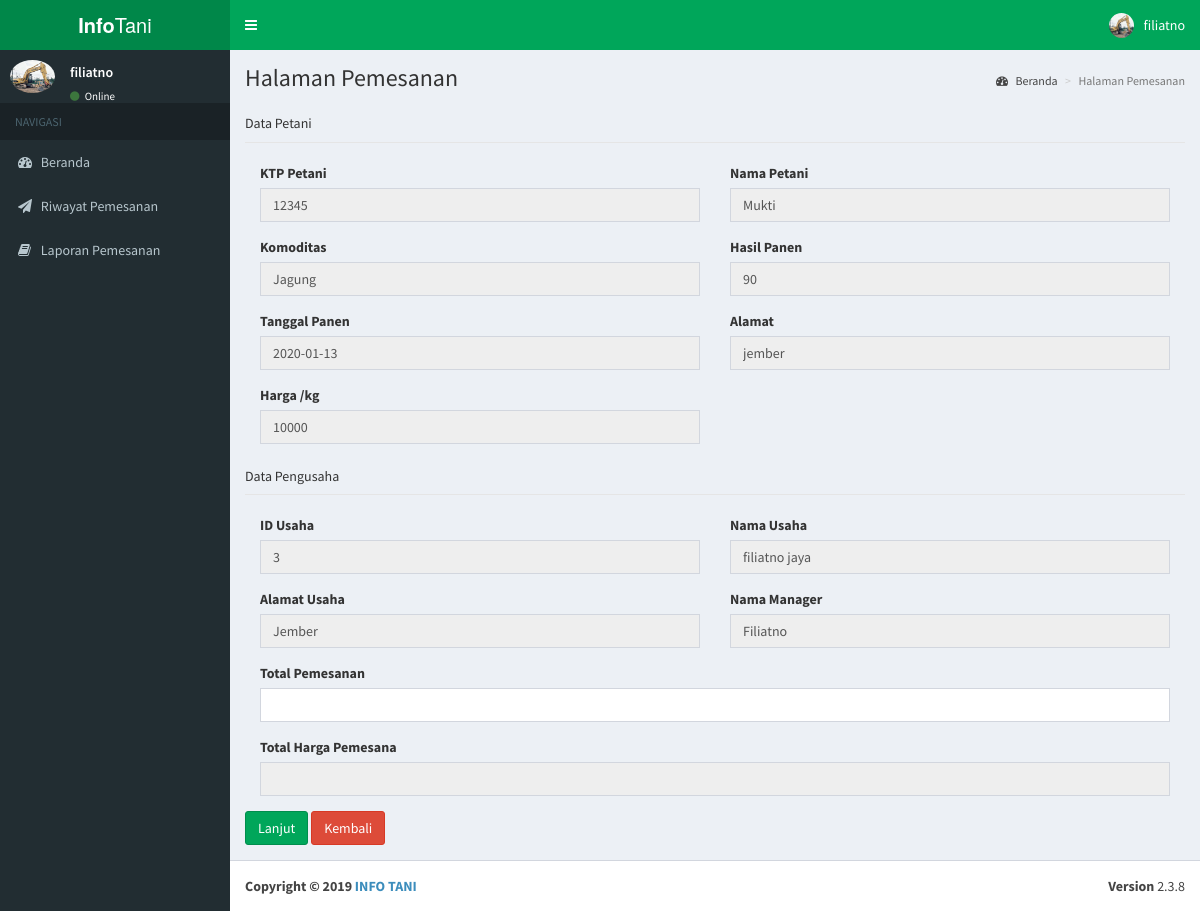
/Pages/pengusaha/pemesanan.php?id=4&tgl=2020-01-13 (signed in), run on the app's committed database.
### tables this page shows
CREATE TABLE `perusahaan` (
  `ID_PERUSAHAAN` int(11) NOT NULL,
  `USERNAME` varchar(20) NOT NULL,
  `PASSWORD` varchar(255) NOT NULL,
  `SIUP` varchar(18) NOT NULL,
  `LOGO` varchar(18) NOT NULL,
  `NAMA_PERUSAHAAN` varchar(30) NOT NULL,
  `EMAIL` varchar(40) NOT NULL,
  `ALAMAT_PERUSAHAAN` varchar(40) NOT NULL,
  `NO_TELP_PERUSAHAAN` varchar(16) NOT NULL,
  `NAMA_MANAGER` varchar(20) NOT NULL,
  `ID_LEVEL` int(11) NOT NULL
);

CREATE TABLE `panen` (
  `ID_PANEN` int(11) NOT NULL,
  `KTP` varchar(16) NOT NULL,
  `KOMODITAS` int(11) NOT NULL,
  `TGL_PANEN` date NOT NULL,
  `HASIL` int(11) NOT NULL,
  `HARGA` int(6) NOT NULL,
  `STATUS_PANEN` varchar(5) NOT NULL
);

CREATE TABLE `petani` (
  `KTP` varchar(16) NOT NULL,
  `ID_KECAMATAN` int(11) DEFAULT NULL,
  `ID_KOMODITAS` int(11) DEFAULT NULL,
  `ID_USER` int(11) DEFAULT NULL,
  `ID_STATUS` int(11) NOT NULL,
  `NAMA_PETANI` varchar(30) DEFAULT NULL,
  `ALAMAT_PETANI` varchar(30) DEFAULT NULL,
  `LUAS_SAWAH` float DEFAULT NULL,
  `ALAMAT_SAWAH` varchar(30) DEFAULT NULL,
  `TANAM` date DEFAULT NULL,
  `PANEN` date DEFAULT NULL,
  `NO_HP` varchar(15) DEFAULT NULL
);

CREATE TABLE `komoditas` (
  `ID_KOMODITAS` int(11) NOT NULL,
  `NAMA_KOMODITAS` varchar(20) DEFAULT NULL
);

### controller/session.php (called while the page is built, shortened)
<?php
include "./koneksi.php";
$pengusaha=$_SESSION['ID_PERUSAHAAN'];
$sql2 = "select * from PERUSAHAAN where ID_PERUSAHAAN='$pengusaha'" ;
$ses_sql2=mysqli_query($koneksi, $sql2);
$row2 = mysqli_fetch_assoc($ses_sql2);
$nama_pengguna =$row2['NAMA_PERUSAHAAN'];
$gambar2 = $row2['LOGO'];
$nama_manager = $row2['NAMA_MANAGER'];
$alamat_usaha = $row2['ALAMAT_PERUSAHAAN'];
?>

### Pages/Pengusaha/pemesanan.php (the view, shortened to what this page needs)
<!DOCTYPE html>
<html>
<?php
        include "../_partials/head.php";
?>
<body class="hold-transition skin-green sidebar-mini">
<div class="wrapper">
    <?php
        include "../_partials/headerusaha.php";
    ?>
  <aside class="main-sidebar">
    <?php
        include "../_partials/sidebarusaha.php";
    ?>
  </aside>
  <div class="content-wrapper">
    <section class="content-header">
      <h1>
        Halaman Pemesanan
      </h1>
      <ol class="breadcrumb">
        <li><a href="#"><i class="fa fa-dashboard"></i> Beranda</a></li>
        <li class="active">Halaman Pemesanan</li>
      </ol>
    </section>
    <section class="content">
      <div class="row">
        <div class="col-lg-12">
          <form action="../../controller/Pengusaha/Pemesanan.php" method="post">
          <?php
            if(isset($_GET['id'])) {
                $id = $_GET['id'];
                    $tgl = $_GET['tgl'];
                    $query_tampil = mysqli_query($koneksi, "SELECT * FROM panen
                    INNER JOIN petani on petani.KTP = panen.KTP
                    INNER JOIN komoditas on komoditas.ID_KOMODITAS = panen.KOMODITAS
                    INNER JOIN kecamatan on kecamatan.ID_KECAMATAN = petani.ID_KECAMATAN
                    where panen.ID_PANEN = '$id' and panen.TGL_PANEN = '$tgl'
                    and panen.HASIL !=0
                ") or die(mysqli_error($koneksi));
                  while($data = mysqli_fetch_array($query_tampil)) {
                  ?>
            <fieldset><legend><h5>Data Petani</h5></legend>
              <div class="form-row">
                <div class="form-group col-md-6">
                  <label for="inputEmail4">KTP Petani</label>
                  <input type="text" name="ktp" value="<?php echo $data['KTP']?>" class="form-control" readonly>
                </div>
                <div class="form-group col-md-6">
                  <label for="inputPassword4">Nama Petani</label>
                  <input type="text" name="namapetani" class="form-control" value="<?php echo $data['NAMA_PETANI']?>" readonly>
                </div>
              </div>
              <div class="form-row">
                <div class="form-group col-md-6">
                  <label for="inputEmail4">Komoditas</label>
                  <input type="text" name="komoditas" class="form-control" value="<?php echo $data['NAMA_KOMODITAS']?>" readonly>
                </div>
                <div class="form-group col-md-6">
                  <label for="inputPassword4">Hasil Panen</label>
                  <input type="text" name="hasil" class="form-control" value="<?php echo $data['HASIL']?>" readonly>
                </div>
              </div>
              <div class="form-row">
                <div class="form-group col-md-6">
                  <label for="inputEmail4">Tanggal Panen</label>
                  <input type="text" name="tglpanen" class="form-control" value="<?php echo $data['PANEN']?>" readonly>
                </div>
                <div class="form-group col-md-6">
                  <label for="inputPassword4">Alamat</label>
                  <input type="text" name="alamatpetani" class="form-control" value="<?php echo $data['ALAMAT_PETANI']?>"readonly>
                </div>
              </div>
              <div class="form-row">
                <div class="form-group col-md-6">
                  <label for="inputEmail4">Harga /kg</label>
                  <input type="text" id="harga" name="harga" class="form-control" readonly value="<?php echo $data['HARGA']?>" onkeyup="sum();">
                </div>
              </div>
</fieldset><?php } }?>
            <fieldset><legend><h5>Data Pengusaha</h5></legend></fieldset>
              <div class="form-row">
                <div class="form-group col-md-6">
                  <label for="inputEmail4">ID Usaha</label>
                  <input type="text" value="<?php echo $pengusaha;?>" name="idperusahaan" class="form-control" readonly>
                </div>
                <div class="form-group col-md-6">
                  <label for="inputPassword4">Nama Usaha</label>
                  <input type="text" name="namapengusaha" value="<?php echo $nama_pengguna;?>" class="form-control" readonly>
                </div>
              </div>
              <div class="form-row">
                <div class="form-group col-md-6">
                  <label for="inputEmail4">Alamat Usaha</label>
                  <input type="text" name="alamatpengusaha" value="<?php echo $alamat_usaha;?>" class="form-control" readonly>
                </div>
                <div class="form-group col-md-6">
                  <label for="inputPassword4">Nama Manager</label>
                  <input type="text" name="namamanager" value="<?php echo $nama_manager;?>" class="form-control" readonly>
                </div>
              </div>
              <div class="form-group col-md-12">
                <label for="inputPassword4">Total Pemesanan</label>
                <input type="text" id="jmlpesan" name="jmlpesan" class="form-control" onkeyup="sum();" onkeypress="return hanyaAngka(event)">
              </div>
              <div class="form-row">
                <div class="form-group col-md-12">
                  <label for="inputCity">Total Harga Pemesana</label>
                  <input type="text" name="total" id="total" class="form-control" readonly>
                </div>
              </div>
              <button type="button" class="btn btn-success" data-toggle="modal" data-target="#modalPush">Lanjut</button>
              <a href="../frontend/cariHasil.php" class="btn btn-danger" value="Kembali">Kembali</a>
            </form>
        </div>
    </section>
  </div>
    <?php
        include "../_partials/footer.php";
    ?>
</div>
</body>
</html>

### Pages/_partials/headerusaha.php (shortened to what this page needs)
<?php
    require_once "../../controller/koneksi.php";
    include "../../controller/session.php";
      ?>
<header class="main-header">
  <a href="../frontend/index.php" class="logo">
    <span class="logo-lg"><b>Info</b>Tani</span>
  </a>
  <nav class="navbar navbar-static-top">
    <a href="#" class="sidebar-toggle" data-toggle="offcanvas" role="button">
    </a>
    <div class="navbar-custom-menu">
      <ul class="nav navbar-nav">
        <li class="dropdown user user-menu">
          <a href="#" class="dropdown-toggle" data-toggle="dropdown">
            <img src="../../img/pengusaha/user/<?php echo $gambar2;?>" class="user-image" alt="User Image">
            <span class="hidden-xs"><?php echo $_SESSION['USERNAME'] ?></span>
          </a>
        </li>
      </ul>
    </div>
  </nav>
</header>

### Pages/_partials/sidebarusaha.php (shortened to what this page needs)
<section class="sidebar">
  <div class="user-panel">
    <div class="pull-left image">
      <img src="../../img/pengusaha/user/<?php echo $gambar2;?>" class="img-circle" alt="User Image">
    </div>
    <div class="pull-left info">
      <p><?php echo $_SESSION['USERNAME'] ?></p>
      <a href="#"><i class="fa fa-circle text-success"></i> Online</a>
    </div>
  </div>
  <ul class="sidebar-menu">
    <li class="header">NAVIGASI</li>
    <li class="treeview">
      <a href="./index.php">
        <i class="fa fa-dashboard"></i> <span>Beranda</span>
      </a>
    </li>
    <li class="treeview">
      <a href="./Riwayat.php">
        <i class="fa fa-send"></i> <span>Riwayat Pemesanan</span>
      </a>
    </li>
    <li class="treeview">
      <a href="./viewlaporan.php">
        <i class="fa fa-book"></i> <span>Laporan Pemesanan</span>
      </a>
    </li>
  </ul>
  </section>

### data on the page
perusahaan: LOGO (picture), namapengusaha "filiatno jaya", alamatpengusaha "Jember", namamanager "Filiatno"
panen: ktp "12345", namapetani "Mukti", komoditas "Jagung", hasil "90", tglpanen "2020-01-13", alamatpetani "jember", harga "10000"

### other printed values
$_SESSION['USERNAME'] "filiatno"
